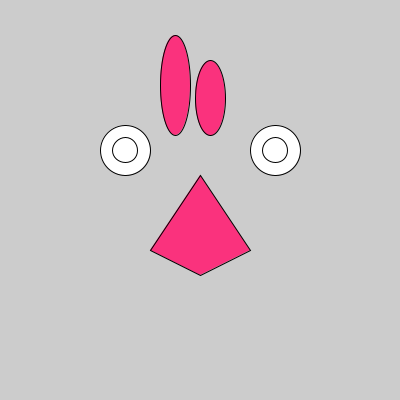
Frame 1 (no input)
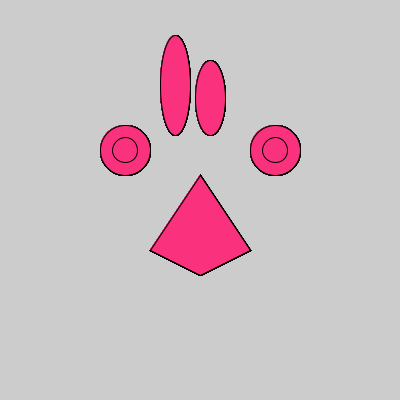
Frame 60 (the mouse pressed at the canvas centre just before this capture)
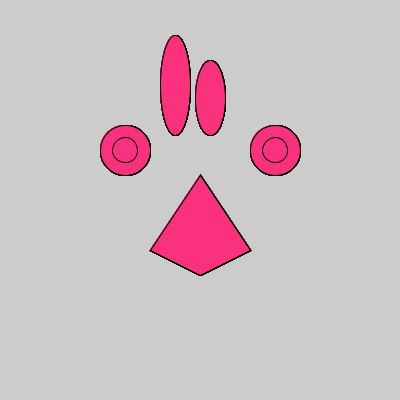
Frame 120 (the mouse held since frame 60 and released just before this capture)

The Processing sketch that drew these frames (run headless with seeded random() and noise(); from frame 60 on, the mouse is pressed at the canvas centre):

// Processing sketch: Functions
// ── Functions.pde
void setup(){
  size(400,400);

}
void draw(){
  eyes (125, 150);
  eyes (275, 150);
  nose ();
  hair( 175, 85, 30, 100);
 
} 
void eyes(int x, int y){
  circle(x, y, 50);
  circle(x, y, 25);
}
void nose (){
  fill(250, 50, 125);
  quad(200, 175, 250, 250, 200, 275, 150, 250);
}
void hair(int a, int b, int c, int d){
  ellipse(a, b, c, d);
  ellipse(a+35, b+13, c, d-25);
}
